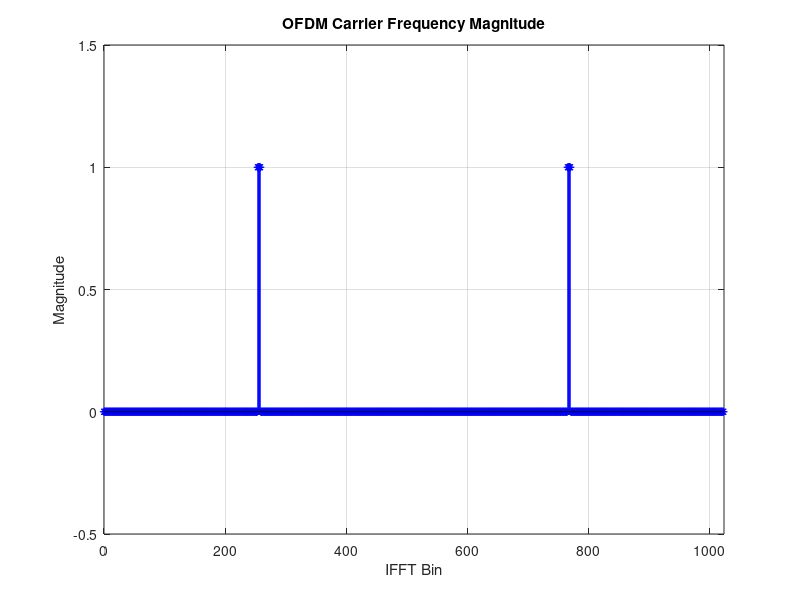
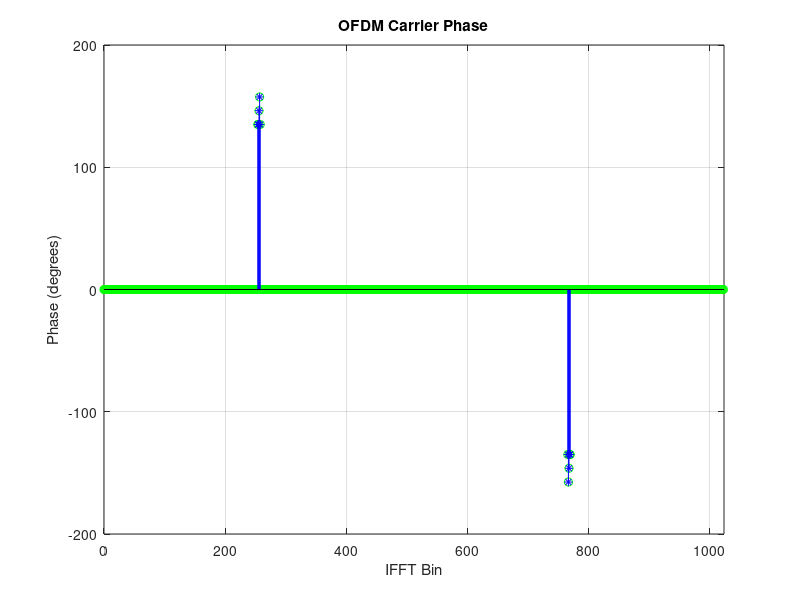
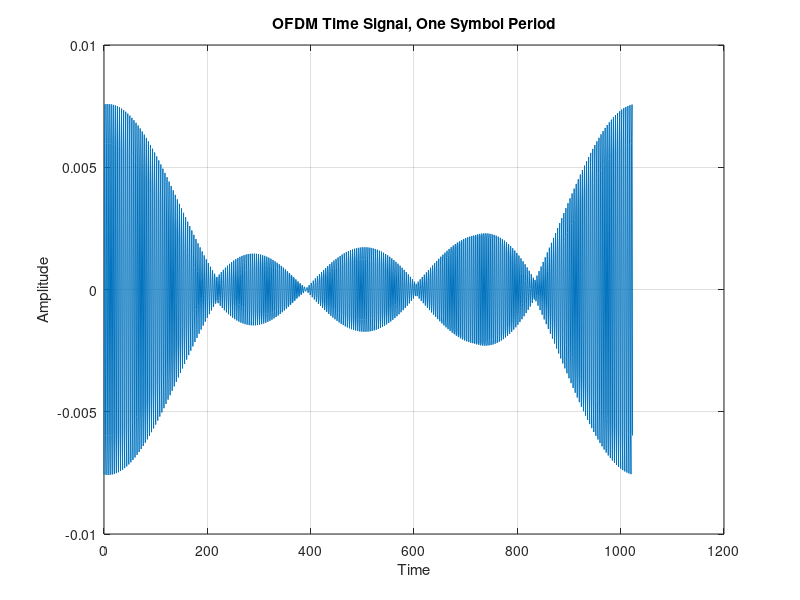
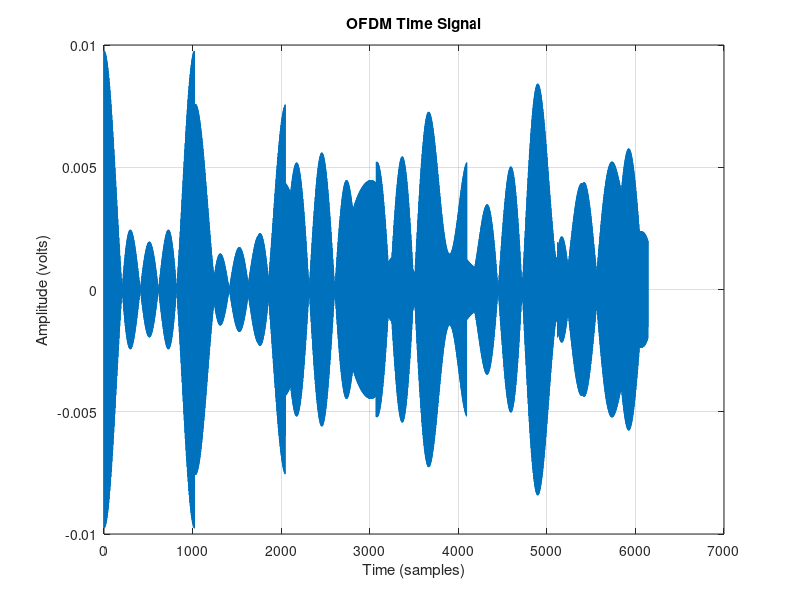

Reproduce these figures in MATLAB, in order.
clear all;
close all;
fprintf ('OFDM Analysis Program\n\n');
defaults = input('press any key for entering the parameter value for IFFT_bin_length=1024:\n ');
    IFFT_bin_length =1024
    carrier_count = input('carrier count = ');
    bits_per_symbol = input('bits per symbol = ');
    symbols_per_carrier = input('symbols per carrier =');
    SNR = input('SNR = ');
% Derived parameters
baseband_out_length =  carrier_count * symbols_per_carrier * bits_per_symbol; 
carriers = (1:carrier_count) + (floor(IFFT_bin_length/4) - floor(carrier_count/2));
conjugate_carriers = IFFT_bin_length - carriers + 2;
display(carriers);
display(conjugate_carriers);
% TRANSMIT 
baseband_out = round(rand(1,baseband_out_length));
convert_matrix = reshape(baseband_out, bits_per_symbol, length(baseband_out)/bits_per_symbol);
for k = 1:(length(baseband_out)/bits_per_symbol)
    modulo_baseband(k) = 0;
    for i = 1:bits_per_symbol
        modulo_baseband(k) = modulo_baseband(k) + convert_matrix(i,k)*2^(bits_per_symbol-i);
    end
end

% Serial to Parallel Conversion
carrier_matrix = reshape(modulo_baseband, carrier_count, symbols_per_carrier)';
carrier_matrix = [zeros(1,carrier_count);carrier_matrix];
for i = 2:(symbols_per_carrier + 1)
    carrier_matrix(i,:) = rem(carrier_matrix(i,:)+carrier_matrix(i-1,:),2^bits_per_symbol);
end
% Convert the differential coding into a phase
carrier_matrix = carrier_matrix * ((2*pi)/(2^bits_per_symbol));
% Convert the phase to a complex number
[X,Y] = pol2cart(carrier_matrix, ones(size(carrier_matrix,1),size(carrier_matrix,2)));
complex_carrier_matrix = complex(X,Y);
% Assign each carrier to its IFFT bin
IFFT_modulation = zeros(symbols_per_carrier + 1, IFFT_bin_length);
IFFT_modulation(:,carriers) = complex_carrier_matrix;
IFFT_modulation(:,conjugate_carriers) = conj(complex_carrier_matrix);
ofdm_symbol=IFFT_modulation;
%display(IFFT_modulation)
%z=IFFT_modulation';
%frame_guard1 = [z;zeros(1,carrier_count-1)];
%frame_guard=frame_guard1';
%display(frame_guard);
%
% PLOT BASIC FREQUENCY DOMAIN REPRESENTATION
figure (1)
stem(0:IFFT_bin_length-1, abs(IFFT_modulation(2,1:IFFT_bin_length)),'b*-')
grid on
axis ([0 IFFT_bin_length -0.5 1.5])
ylabel('Magnitude')
xlabel('IFFT Bin')
title('OFDM Carrier Frequency Magnitude')
figure (2)
plot(0:IFFT_bin_length-1, (180/pi)*angle(IFFT_modulation(2,1:IFFT_bin_length)), 'go')
hold on
stem(carriers-1, (180/pi)*angle(IFFT_modulation(2,carriers)),'b*-')
stem(conjugate_carriers-1, (180/pi)*angle(IFFT_modulation(2,conjugate_carriers)),'b*-')
axis ([0 IFFT_bin_length -200 +200])
grid on
ylabel('Phase (degrees)')
xlabel('IFFT Bin')
title('OFDM Carrier Phase')
% Transform each period's spectrum (represented by a row of carriers) to the 
% time domain via IFFT
time_wave_matrix = ifft(IFFT_modulation');
time_wave_matrix = time_wave_matrix';
%ofdm_symbol=time_wave_matrix;
display(time_wave_matrix);
%
% PLOT OFDM SIGNAL FOR ONE SYMBOL PERIOD
figure (3)
plot(0:IFFT_bin_length-1,time_wave_matrix(2,:))
grid on
ylabel('Amplitude')
xlabel('Time')
title('OFDM Time Signal, One Symbol Period')
% Apply a Window Function to each time waveform
for i = 1:symbols_per_carrier + 1
 
    windowed_time_wave_matrix(i,:) = real(time_wave_matrix(i,:));
end
% Serialize the modulating waveform
ofdm_modulation = reshape(windowed_time_wave_matrix', 1, IFFT_bin_length*(symbols_per_carrier+1));
 %PLOT OFDM SIGNAL (time)
temp_time = IFFT_bin_length*(symbols_per_carrier+1);
figure (4)
plot(0:temp_time-1,ofdm_modulation)
grid on
ylabel('Amplitude (volts)')
xlabel('Time (samples)')
title('OFDM Time Signal')
 %PLOT OFDM SIGNAL (spectrum)
symbols_per_average = ceil(symbols_per_carrier/5);
avg_temp_time = IFFT_bin_length*symbols_per_average;
averages = floor(temp_time/avg_temp_time);
average_fft(1:avg_temp_time) = 0;
for a = 0:(averages-1)
    subset_ofdm = ofdm_modulation(((a*avg_temp_time)+1):((a+1)*avg_temp_time));
    subset_ofdm_f = abs(fft(subset_ofdm));
    average_fft = average_fft + (subset_ofdm_f/averages);
end
display(average_fft)
average_fft_log = 20*log10(average_fft);
figure (5)
plot((0:(avg_temp_time-1))/avg_temp_time, average_fft_log)
hold on
plot(0:1/IFFT_bin_length:1, -35, 'rd')
grid on
axis([0 0.5 -40 max(average_fft_log)])
ylabel('Magnitude (dB)')
xlabel('Normalized Frequency (0.5 = fs/2)')
title('OFDM Signal Spectrum')
% Upconversion to RF 
Tx_data = ofdm_modulation;
% CHANNEL 

% The channel model is Gaussian (AWGN) only 
Tx_signal_power = var(Tx_data);
linear_SNR = 10^(SNR/10);
noise_sigma = Tx_signal_power/linear_SNR;
noise_scale_factor = sqrt(noise_sigma);
noise = randn(1, length(Tx_data))*noise_scale_factor;
Rx_Data = Tx_data + noise;
% RECEIVE
% Convert the serial input data stream to parallel (according to symbol length 
Rx_Data_matrix = reshape(Rx_Data, IFFT_bin_length, symbols_per_carrier + 1);
Rx_spectrum = fft(Rx_Data_matrix);%
% PLOT BASIC FREQUENCY DOMAIN REPRESENTATION
figure (6)
stem(0:IFFT_bin_length-1, abs(Rx_spectrum(1:IFFT_bin_length,2)),'b*-')
grid on
axis ([0 IFFT_bin_length -0.5 1.5])
ylabel('Magnitude')
xlabel('FFT Bin')
title('OFDM Receive Spectrum, Magnitude')
figure (7)
plot(0:IFFT_bin_length-1, (180/pi)*angle(Rx_spectrum(1:IFFT_bin_length,2)), 'go')
hold on
stem(carriers-1, (180/pi)*angle(Rx_spectrum(carriers,2)),'b*-')
stem(conjugate_carriers-1, (180/pi)*angle(Rx_spectrum(conjugate_carriers,2)),'b*-')
axis ([0 IFFT_bin_length -200 +200])
grid on
ylabel('Phase (degrees)')
xlabel('FFT Bin')
title('OFDM Receive Spectrum,  Phase')
Rx_carriers = Rx_spectrum(carriers,:)';
% PLOT EACH RECEIVED SYMBOL
figure (8)
Rx_phase_P = angle(Rx_carriers);
Rx_mag_P = abs(Rx_carriers);
polar(Rx_phase_P, Rx_mag_P,'bd');
Rx_phase = angle(Rx_carriers)*(180/pi);
phase_negative = find(Rx_phase < 0);
Rx_phase(phase_negative) = rem(Rx_phase(phase_negative)+360,360);
Rx_decoded_phase = diff(Rx_phase);
phase_negative = find(Rx_decoded_phase < 0);
Rx_decoded_phase(phase_negative) = rem(Rx_decoded_phase(phase_negative)+360,360);
% Convert phase to symbol
base_phase = 360/2^bits_per_symbol;
delta_phase = base_phase/2;
Rx_decoded_symbols = zeros(size(Rx_decoded_phase,1),size(Rx_decoded_phase,2));
for i = 1:(2^bits_per_symbol - 1)  
    center_phase = base_phase*i;
    plus_delta = center_phase+delta_phase;
    minus_delta = center_phase-delta_phase;
    decoded = find((Rx_decoded_phase <= plus_delta) & (Rx_decoded_phase > minus_delta));
    Rx_decoded_symbols(decoded)=i;
end
% Convert the matrix into a serial symbol stream
Rx_serial_symbols = reshape(Rx_decoded_symbols',1,size(Rx_decoded_symbols,1)*size(Rx_decoded_symbols,2));
% Convert the symbols to binary
for i = bits_per_symbol: -1: 1
    if i ~= 1
        Rx_binary_matrix(i,:) = rem(Rx_serial_symbols,2);
        Rx_serial_symbols = floor(Rx_serial_symbols/2);
    else
        Rx_binary_matrix(i,:) = Rx_serial_symbols;
    end
end
baseband_in = reshape(Rx_binary_matrix,1,size(Rx_binary_matrix,1)*size(Rx_binary_matrix,2));
%
% Find bit errors
%
bit_errors = find(baseband_in ~= baseband_out);
bit_error_count = size(bit_errors,2);
%%%%%%%%%%%%%  DIFFERENT PAPR REDUCTION TECHNIQUES %%%%%%%%%%%%%%%
%%%%%%%%%%%%%  AMPLITUDE CLIPING TECHNINQUE %%%%%%%%%%%%%%%
avg=0.05;
for K=1:4
clipped(K,:)=time_wave_matrix(K,:);
for i=1:length(clipped)
if clipped(:,i) > avg
		clipped(:,i) = avg;
    end
    if clipped(:,i) < -avg
		clipped(:,i) = -avg;
    end
end
end
display(clipped)
figure(9)
plot(real(clipped(2,:))); xlabel('Time'); ylabel('Amplitude');
title('clipped Signal');grid on;

    
    % --------------calculate  papr of original ofdm------------
   for i=1:4
     time_domain_signal1=abs(clipped(i,1:1024));
     meano=mean(abs(time_domain_signal1).^2);
     peako=max(abs(time_domain_signal1).^2);
     papr1(i)=10*log10(peako/meano);
   end
figure(10)
subplot(2,2,3);
title('AMP CLIPPING');
%papr=[1 2 3 4 5 6 7 8 9 10 11 13 14 15 16 17 18 19 20 21 22 23]
[N,X] = hist(papr1,100); 
plot(X,1-cumsum(N)/max(cumsum(N)),'-.black', 'LineWidth',2, 'MarkerEdgeColor', 'r', 'MarkerSize',8); 
grid on;
xlabel('papr1....AMP CLIPPING, x dB')
ylabel('ccdf')


%%%%%%%%%%%%%  PARTIAL TRANSMIT SEQUENCE TECHNIQUE %%%%%%%%%%%%%%%

%close all
%clear

%%%%%%%%%%%%%%%%%%%%%%%%%%%%%%%%%%%%%%%%%
% All permutations of phase factor B
p=[1 -1 i -i]; % phase factor possible values
B=[];
for b1=1:4
for b2=1:4
for b3=1:4
for b4=1:4
for b5=1:4
B=[B; [p(b1)  p(b2)  p(b3) p(b4)]]; % all possible combinations
end
end
end
end
end
NN=symbols_per_carrier;  % the test is achieved on 10000 OFDM symbols only. It is 
           % possible to use all of the 100000 symbols, but it will
           % take more time.
N=IFFT_bin_length;  % number of subbands
L=4;  % oversampling factor

for i=1:NN
    
    % calculate  papr of original ofdm
     time_domain_signal1=abs(ifft([ofdm_symbol(i,1:512) zeros(1,(L-1)*N) ofdm_symbol(i,513:1024)]));
     meano=mean(abs(time_domain_signal1).^2);
     peako=max(abs(time_domain_signal1).^2);
     papro(i)=10*log10(peako/meano);
   
    % Partition OFDM Symbol
     P1=[ofdm_symbol(i,1:256) zeros(1,768)];
     P2=[zeros(1,256) ofdm_symbol(i,257:512) zeros(1,512)];
     P3=[zeros(1,512) ofdm_symbol(i,513:768) zeros(1,256)];
     P4=[zeros(1,768) ofdm_symbol(i,769:1024)];
     
     % Transform Pi to Time Domain
     Pt1=abs(ifft([P1(1:512) zeros(1,(L-1)*N) P1(513:1024)]));
     Pt2=abs(ifft([P2(1:512) zeros(1,(L-1)*N) P2(513:1024)]));
     Pt3=abs(ifft([P3(1:512) zeros(1,(L-1)*N) P3(513:1024)]));
     Pt4=abs(ifft([P4(1:512) zeros(1,(L-1)*N) P4(513:1024)]));
          
        
    % Combine in Time Domain and find papr_min
    papr2(i)=papro(i);
    for k=1:256 
      final_signal=B(k,1)*Pt1+B(k,2)*Pt2+B(k,3)*Pt3+B(k,4)*Pt4;
      meank=mean(abs(final_signal).^2);
      peak=max(abs(final_signal).^2);
      papr=10*log10(peak/meank);
    
      if papr < papr2(i)
         papr2(i)=papr;
         sig=final_signal;
      end
    end
    
end
subplot(2,2,1);
title('ORIGINAL signal');
[N,X] = hist(papro,100); 
plot(X,1-cumsum(N)/max(cumsum(N)),'-ro', 'LineWidth',2, 'MarkerEdgeColor', 'r', 'MarkerSize',8); 
grid;
xlabel('paprO...original signal, x dB')
ylabel('ccdf')
subplot(2,2,2);
title('PTS');
[N,X] = hist(papr2,100); 
plot(X,1-cumsum(N)/max(cumsum(N)),'-.green', 'LineWidth',2, 'MarkerEdgeColor', 'r', 'MarkerSize',8); 
grid;
xlabel('papr2....PARTIAL TRANSMIT, x dB')
ylabel('ccdf')


%%%%%%%%%%%%%  SELECTIVE MAPPING TECHNIQUE %%%%%%%%%%
N=IFFT_bin_length; 
%L=4;  % oversampling factor
C=4; % number of OFDM symbol candidate
% phase factor matrix [B] generation 
%p=[1 -1 j -j]; % phase factor possible values
%randn('state', 12345);
%B=randsrc(C,N,p); % generate N-point phase factors for each one of the
size(B)
D=B'
%size(ofdn_symbol)
for i=1:NN
      %calculate  papr of original ofdm
     time_domain_signal1=abs(ifft([ofdm_symbol(i,1:512) zeros(1,(L-1)*N) ofdm_symbol(i,513:1024)]));
     meano=mean(abs(time_domain_signal1).^2);
     peako=max(abs(time_domain_signal1).^2);
     papro(i)=10*log10(peako/meano);
    % B*ofdm symbol
    p=[];
    for k=1:C
        p=[p; D(k,:).*ofdm_symbol(i,:)];
    end
     % Transform Pi to Time Domain and find paprs
     for k=1:C
         pt(k,:)=abs(ifft([p(k,1:512) zeros(1,(L-1)*N) p(k,513:1024)]));
         papr(k)=10*log10(max(abs(pt(k,:)).^2)/mean(abs(pt(k,:)).^2));
     end
     
    % find papr_min
    papr_min(i)=min(papr);
end
subplot(2,2,4);
[N,X] = hist(papr_min,100); 
plot(X,1-cumsum(N)/max(cumsum(N)),'-.b', 'LineWidth',2, 'MarkerEdgeColor', 'r', 'MarkerSize',8); 
grid;
xlabel('papr3....SELECTIVE MAPPING, x dB')
ylabel('ccdf=pr(papr>papr0')
%
% plot all the papr reduction technique
%
figure(11)
[N,X] = hist(papro,100); 
plot(X,1-cumsum(N)/max(cumsum(N)),'-ro', 'LineWidth',3, 'MarkerEdgeColor', 'r', 'MarkerSize',8);
axis([4 27 -0.025 0.8]);
hold all
[N,X] = hist(papr_min,100); 
plot(X,1-cumsum(N)/max(cumsum(N)),'blue', 'LineWidth',3, 'MarkerEdgeColor', 'r', 'MarkerSize',8); 
hold all
[N,X] = hist(papr2,100); 
plot(X,1-cumsum(N)/max(cumsum(N)),'green', 'LineWidth',3, 'MarkerEdgeColor', 'r', 'MarkerSize',8);
hold all;
[N,X] = hist(papr1,100); 
plot(X,1-cumsum(N)/max(cumsum(N)),'black', 'LineWidth',3, 'MarkerEdgeColor', 'r', 'MarkerSize',8); 
grid;
hold all;
grid on;
hleg=legend('ORIGINAL','SLM','PTS','CLIPPING');
